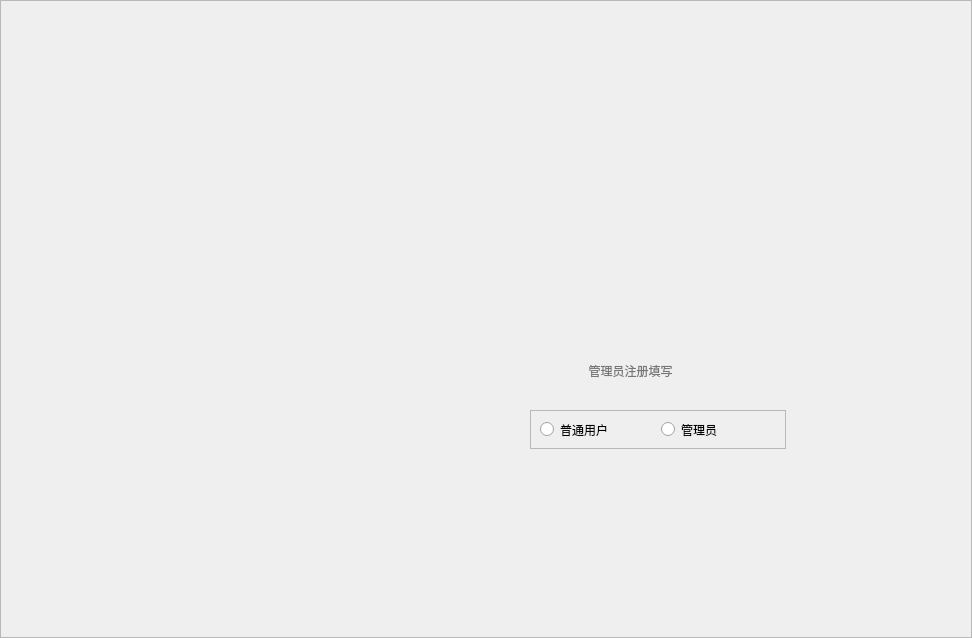
<?xml version="1.0" encoding="UTF-8"?>
<ui version="4.0">
 <class>Form</class>
 <widget class="QWidget" name="Form">
  <property name="geometry">
   <rect>
    <x>0</x>
    <y>0</y>
    <width>972</width>
    <height>638</height>
   </rect>
  </property>
  <property name="minimumSize">
   <size>
    <width>972</width>
    <height>638</height>
   </size>
  </property>
  <property name="maximumSize">
   <size>
    <width>972</width>
    <height>638</height>
   </size>
  </property>
  <property name="windowTitle">
   <string>Form</string>
  </property>
  <layout class="QHBoxLayout" name="horizontalLayout">
   <property name="spacing">
    <number>0</number>
   </property>
   <property name="leftMargin">
    <number>0</number>
   </property>
   <property name="topMargin">
    <number>0</number>
   </property>
   <property name="rightMargin">
    <number>0</number>
   </property>
   <property name="bottomMargin">
    <number>0</number>
   </property>
   <item>
    <widget class="QFrame" name="frame">
     <property name="styleSheet">
      <string notr="true">.QFrame#frame{border-image: url(:/img/enroll.png);}</string>
     </property>
     <property name="frameShape">
      <enum>QFrame::StyledPanel</enum>
     </property>
     <property name="frameShadow">
      <enum>QFrame::Raised</enum>
     </property>
     <widget class="QLineEdit" name="pwdlineEdit">
      <property name="geometry">
       <rect>
        <x>510</x>
        <y>280</y>
        <width>251</width>
        <height>41</height>
       </rect>
      </property>
      <property name="styleSheet">
       <string notr="true">font: 20 10pt &quot;阿里妈妈方圆体 VF Light&quot;;
color:#000000;
border:none;
background-color: rgba(255, 255, 255, 0);</string>
      </property>
      <property name="echoMode">
       <enum>QLineEdit::Password</enum>
      </property>
     </widget>
     <widget class="QLineEdit" name="idlineEdit">
      <property name="geometry">
       <rect>
        <x>510</x>
        <y>230</y>
        <width>251</width>
        <height>31</height>
       </rect>
      </property>
      <property name="styleSheet">
       <string notr="true">font: 20 10pt &quot;阿里妈妈方圆体 VF Light&quot;;
color:#000000;
border:none;
background-color: rgba(255, 255, 255, 0);</string>
      </property>
      <property name="echoMode">
       <enum>QLineEdit::Normal</enum>
      </property>
     </widget>
     <widget class="QPushButton" name="enrollBtn">
      <property name="geometry">
       <rect>
        <x>520</x>
        <y>470</y>
        <width>251</width>
        <height>31</height>
       </rect>
      </property>
      <property name="styleSheet">
       <string notr="true">font: 20 10pt &quot;阿里妈妈方圆体 VF Light&quot;;
color:#000000;
border:none;
background-color: rgba(255, 255, 255, 0);</string>
      </property>
      <property name="text">
       <string/>
      </property>
     </widget>
     <widget class="QPushButton" name="pushButton">
      <property name="geometry">
       <rect>
        <x>590</x>
        <y>530</y>
        <width>91</width>
        <height>20</height>
       </rect>
      </property>
      <property name="styleSheet">
       <string notr="true">font: 20 10pt &quot;阿里妈妈方圆体 VF Light&quot;;
color:#000000;
border:none;
background-color: rgba(255, 255, 255, 0);</string>
      </property>
      <property name="text">
       <string/>
      </property>
     </widget>
     <widget class="QLineEdit" name="yzmlineEdit">
      <property name="geometry">
       <rect>
        <x>530</x>
        <y>350</y>
        <width>201</width>
        <height>41</height>
       </rect>
      </property>
      <property name="styleSheet">
       <string notr="true">font: 20 10pt &quot;阿里妈妈方圆体 VF Light&quot;;
color:#000000;
border:none;
background-color: rgba(255, 255, 255, 0);</string>
      </property>
      <property name="echoMode">
       <enum>QLineEdit::Normal</enum>
      </property>
      <property name="alignment">
       <set>Qt::AlignCenter</set>
      </property>
      <property name="placeholderText">
       <string>管理员注册填写</string>
      </property>
     </widget>
     <widget class="QFrame" name="frame_2">
      <property name="geometry">
       <rect>
        <x>530</x>
        <y>410</y>
        <width>256</width>
        <height>39</height>
       </rect>
      </property>
      <property name="frameShape">
       <enum>QFrame::StyledPanel</enum>
      </property>
      <property name="frameShadow">
       <enum>QFrame::Raised</enum>
      </property>
      <layout class="QHBoxLayout" name="horizontalLayout_2">
       <item>
        <widget class="QRadioButton" name="radioButton">
         <property name="styleSheet">
          <string notr="true">font: 12 8pt &quot;阿里妈妈方圆体 VF Thin&quot;;</string>
         </property>
         <property name="text">
          <string>普通用户</string>
         </property>
        </widget>
       </item>
       <item>
        <widget class="QRadioButton" name="radioButton_2">
         <property name="styleSheet">
          <string notr="true">font: 12 8pt &quot;阿里妈妈方圆体 VF Thin&quot;;</string>
         </property>
         <property name="text">
          <string>管理员</string>
         </property>
        </widget>
       </item>
      </layout>
     </widget>
    </widget>
   </item>
  </layout>
 </widget>
 <resources>
  <include location="img/image.qrc"/>
 </resources>
 <connections/>
</ui>
